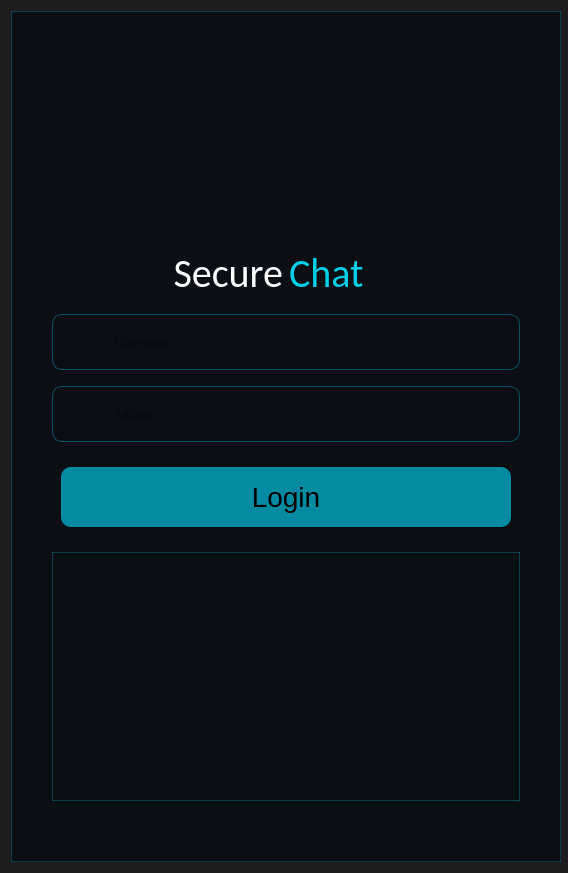
<?xml version="1.0" encoding="UTF-8"?>
<ui version="4.0">
 <class>mainwindow1</class>
 <widget class="QDialog" name="mainwindow1">
  <property name="geometry">
   <rect>
    <x>0</x>
    <y>0</y>
    <width>568</width>
    <height>873</height>
   </rect>
  </property>
  <property name="minimumSize">
   <size>
    <width>550</width>
    <height>700</height>
   </size>
  </property>
  <property name="maximumSize">
   <size>
    <width>16777215</width>
    <height>16777215</height>
   </size>
  </property>
  <property name="font">
   <font>
    <pointsize>17</pointsize>
   </font>
  </property>
  <property name="acceptDrops">
   <bool>false</bool>
  </property>
  <property name="windowTitle">
   <string>Dialog</string>
  </property>
  <property name="styleSheet">
   <string notr="true">background-color:#1D1D1D;
</string>
  </property>
  <layout class="QHBoxLayout" name="horizontalLayout_5">
   <item>
    <widget class="QFrame" name="Over">
     <property name="minimumSize">
      <size>
       <width>550</width>
       <height>700</height>
      </size>
     </property>
     <property name="maximumSize">
      <size>
       <width>16777215</width>
       <height>16777215</height>
      </size>
     </property>
     <property name="styleSheet">
      <string notr="true">background-color:#0B0F14;
border:1px solid rgba(0, 207, 239, 0.25);
</string>
     </property>
     <property name="frameShape">
      <enum>QFrame::Shape::StyledPanel</enum>
     </property>
     <property name="frameShadow">
      <enum>QFrame::Shadow::Raised</enum>
     </property>
     <layout class="QVBoxLayout" name="verticalLayout_2">
      <property name="spacing">
       <number>16</number>
      </property>
      <property name="leftMargin">
       <number>40</number>
      </property>
      <property name="topMargin">
       <number>100</number>
      </property>
      <property name="rightMargin">
       <number>40</number>
      </property>
      <property name="bottomMargin">
       <number>60</number>
      </property>
      <item>
       <layout class="QHBoxLayout" name="Main_icon">
        <item>
         <widget class="QLabel" name="Images">
          <property name="minimumSize">
           <size>
            <width>0</width>
            <height>120</height>
           </size>
          </property>
          <property name="maximumSize">
           <size>
            <width>240</width>
            <height>250</height>
           </size>
          </property>
          <property name="accessibleDescription">
           <string notr="true"/>
          </property>
          <property name="layoutDirection">
           <enum>Qt::LayoutDirection::LeftToRight</enum>
          </property>
          <property name="autoFillBackground">
           <bool>false</bool>
          </property>
          <property name="styleSheet">
           <string notr="true">background:none;
border:none</string>
          </property>
          <property name="text">
           <string/>
          </property>
          <property name="pixmap">
           <pixmap resource="resource.qrc">:/images/images.png</pixmap>
          </property>
          <property name="scaledContents">
           <bool>true</bool>
          </property>
          <property name="alignment">
           <set>Qt::AlignmentFlag::AlignHCenter|Qt::AlignmentFlag::AlignTop</set>
          </property>
         </widget>
        </item>
       </layout>
      </item>
      <item>
       <widget class="QFrame" name="SecureChatContainer">
        <property name="minimumSize">
         <size>
          <width>0</width>
          <height>50</height>
         </size>
        </property>
        <property name="maximumSize">
         <size>
          <width>16777215</width>
          <height>50</height>
         </size>
        </property>
        <property name="styleSheet">
         <string notr="true">border:none;</string>
        </property>
        <property name="frameShape">
         <enum>QFrame::Shape::StyledPanel</enum>
        </property>
        <property name="frameShadow">
         <enum>QFrame::Shadow::Raised</enum>
        </property>
        <layout class="QHBoxLayout" name="horizontalLayout_6">
         <item>
          <widget class="QLabel" name="Secure">
           <property name="maximumSize">
            <size>
             <width>16777215</width>
             <height>70</height>
            </size>
           </property>
           <property name="font">
            <font>
             <family>Calibri</family>
             <pointsize>30</pointsize>
             <italic>false</italic>
             <bold>false</bold>
             <underline>false</underline>
             <strikeout>false</strikeout>
            </font>
           </property>
           <property name="styleSheet">
            <string notr="true">
    QLabel {
    color: White;

background-color:none;
    }
</string>
           </property>
           <property name="text">
            <string>Secure</string>
           </property>
           <property name="alignment">
            <set>Qt::AlignmentFlag::AlignRight|Qt::AlignmentFlag::AlignTrailing|Qt::AlignmentFlag::AlignVCenter</set>
           </property>
          </widget>
         </item>
         <item>
          <widget class="QLabel" name="Chat">
           <property name="maximumSize">
            <size>
             <width>16777215</width>
             <height>70</height>
            </size>
           </property>
           <property name="font">
            <font>
             <family>Calibri</family>
             <pointsize>30</pointsize>
             <italic>false</italic>
             <bold>false</bold>
             <underline>false</underline>
             <strikeout>false</strikeout>
            </font>
           </property>
           <property name="styleSheet">
            <string notr="true">
    QLabel {
    color: #00CFE8;
    
	background-color:none;
    }
</string>
           </property>
           <property name="text">
            <string>Chat</string>
           </property>
           <property name="alignment">
            <set>Qt::AlignmentFlag::AlignLeading|Qt::AlignmentFlag::AlignLeft|Qt::AlignmentFlag::AlignVCenter</set>
           </property>
          </widget>
         </item>
        </layout>
       </widget>
      </item>
      <item>
       <widget class="QFrame" name="borderusername">
        <property name="minimumSize">
         <size>
          <width>0</width>
          <height>56</height>
         </size>
        </property>
        <property name="maximumSize">
         <size>
          <width>16777215</width>
          <height>56</height>
         </size>
        </property>
        <property name="styleSheet">
         <string notr="true">border: 1px solid rgba(0, 207, 239, 0.35);
border-radius:10px;</string>
        </property>
        <property name="frameShape">
         <enum>QFrame::Shape::StyledPanel</enum>
        </property>
        <property name="frameShadow">
         <enum>QFrame::Shadow::Raised</enum>
        </property>
        <layout class="QHBoxLayout" name="horizontalLayout_2">
         <property name="leftMargin">
          <number>10</number>
         </property>
         <property name="rightMargin">
          <number>3</number>
         </property>
         <item>
          <layout class="QHBoxLayout" name="UsernameLayout">
           <property name="spacing">
            <number>20</number>
           </property>
           <item>
            <widget class="QLabel" name="label_image">
             <property name="minimumSize">
              <size>
               <width>30</width>
               <height>0</height>
              </size>
             </property>
             <property name="maximumSize">
              <size>
               <width>30</width>
               <height>30</height>
              </size>
             </property>
             <property name="styleSheet">
              <string notr="true">border:none;</string>
             </property>
             <property name="text">
              <string/>
             </property>
             <property name="pixmap">
              <pixmap resource="resource.qrc">:/images/icon.png</pixmap>
             </property>
             <property name="scaledContents">
              <bool>true</bool>
             </property>
            </widget>
           </item>
           <item>
            <widget class="QLineEdit" name="lineEdit_username">
             <property name="minimumSize">
              <size>
               <width>60</width>
               <height>30</height>
              </size>
             </property>
             <property name="maximumSize">
              <size>
               <width>800</width>
               <height>40</height>
              </size>
             </property>
             <property name="sizeIncrement">
              <size>
               <width>700</width>
               <height>60</height>
              </size>
             </property>
             <property name="styleSheet">
              <string notr="true">border:none;</string>
             </property>
             <property name="text">
              <string/>
             </property>
             <property name="placeholderText">
              <string>Username</string>
             </property>
            </widget>
           </item>
          </layout>
         </item>
        </layout>
       </widget>
      </item>
      <item>
       <widget class="QFrame" name="borderport">
        <property name="minimumSize">
         <size>
          <width>0</width>
          <height>56</height>
         </size>
        </property>
        <property name="maximumSize">
         <size>
          <width>16777215</width>
          <height>56</height>
         </size>
        </property>
        <property name="styleSheet">
         <string notr="true">border: 1px solid rgba(0, 207, 239, 0.35);
border-radius:10px;</string>
        </property>
        <property name="frameShape">
         <enum>QFrame::Shape::StyledPanel</enum>
        </property>
        <property name="frameShadow">
         <enum>QFrame::Shadow::Raised</enum>
        </property>
        <layout class="QVBoxLayout" name="verticalLayout">
         <item>
          <layout class="QHBoxLayout" name="PortLayout">
           <property name="spacing">
            <number>20</number>
           </property>
           <item>
            <widget class="QLabel" name="label_image_2">
             <property name="minimumSize">
              <size>
               <width>30</width>
               <height>0</height>
              </size>
             </property>
             <property name="maximumSize">
              <size>
               <width>35</width>
               <height>30</height>
              </size>
             </property>
             <property name="sizeIncrement">
              <size>
               <width>0</width>
               <height>60</height>
              </size>
             </property>
             <property name="baseSize">
              <size>
               <width>0</width>
               <height>60</height>
              </size>
             </property>
             <property name="styleSheet">
              <string notr="true">border:none;</string>
             </property>
             <property name="text">
              <string/>
             </property>
             <property name="pixmap">
              <pixmap resource="resource.qrc">:/images/port.png</pixmap>
             </property>
             <property name="scaledContents">
              <bool>true</bool>
             </property>
            </widget>
           </item>
           <item>
            <widget class="QLineEdit" name="lineEdit_address">
             <property name="maximumSize">
              <size>
               <width>16777215</width>
               <height>40</height>
              </size>
             </property>
             <property name="styleSheet">
              <string notr="true">border:none;</string>
             </property>
             <property name="text">
              <string/>
             </property>
             <property name="placeholderText">
              <string>Address</string>
             </property>
            </widget>
           </item>
          </layout>
         </item>
        </layout>
       </widget>
      </item>
      <item>
       <widget class="QFrame" name="LoginBoxFrame">
        <property name="maximumSize">
         <size>
          <width>16777215</width>
          <height>80</height>
         </size>
        </property>
        <property name="styleSheet">
         <string notr="true">border:none;</string>
        </property>
        <property name="frameShape">
         <enum>QFrame::Shape::StyledPanel</enum>
        </property>
        <property name="frameShadow">
         <enum>QFrame::Shadow::Raised</enum>
        </property>
        <layout class="QHBoxLayout" name="horizontalLayout">
         <item>
          <widget class="QPushButton" name="Login">
           <property name="minimumSize">
            <size>
             <width>0</width>
             <height>60</height>
            </size>
           </property>
           <property name="maximumSize">
            <size>
             <width>16777215</width>
             <height>60</height>
            </size>
           </property>
           <property name="font">
            <font>
             <pointsize>21</pointsize>
            </font>
           </property>
           <property name="styleSheet">
            <string notr="true">background-color:rgba(0, 207, 239, 0.65);
border:rgb(14, 130, 255);
border-radius:10px;</string>
           </property>
           <property name="text">
            <string>Login</string>
           </property>
          </widget>
         </item>
        </layout>
       </widget>
      </item>
      <item>
       <widget class="QListWidget" name="listWidget"/>
      </item>
     </layout>
    </widget>
   </item>
  </layout>
 </widget>
 <resources>
  <include location="resource.qrc"/>
 </resources>
 <connections/>
</ui>
